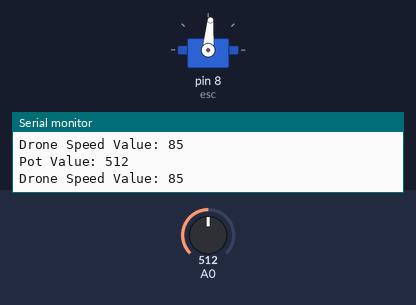
Bench run of a sketch on a simulated Arduino Uno, built with avr-gcc and run on an emulated ATmega328P. On the bench: servo, the last lines printed to the serial monitor. Inputs (shaded band) come from the test bench; at power-on: A0 = 512.

Above: at 1.7 s.
1.8 s: A0 set to 664
At 2.2 s:
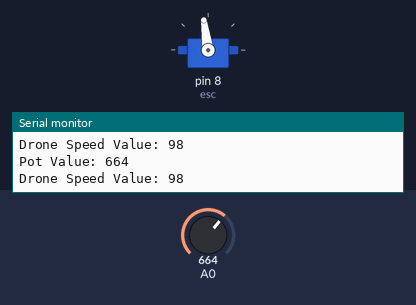
4.8 s: A0 set to 698
At 5.8 s:
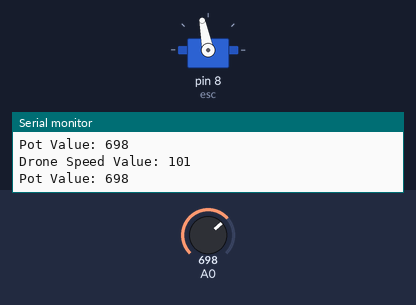
6.3 s: A0 set to 992
At 6.8 s:
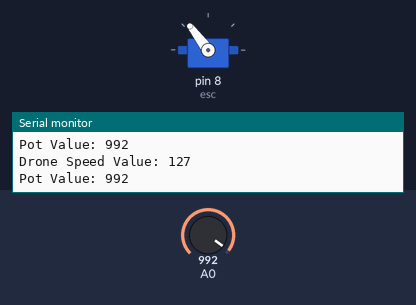
7.8 s: A0 set to 1015
At 9.1 s:
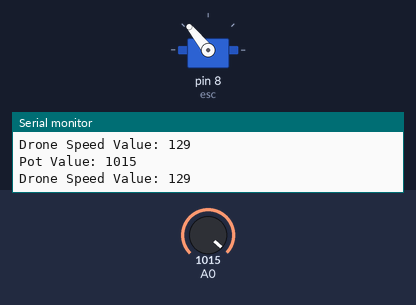
10.8 s: A0 set to 0
At 12.0 s:
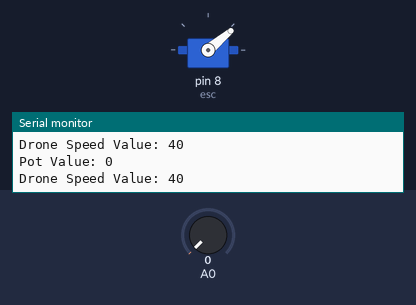
12.3 s: A0 set to 8
15.3 s: A0 set to 11
Timing chart, 0 to 18.3 s (numbered marks = the images above; inputs shaded):
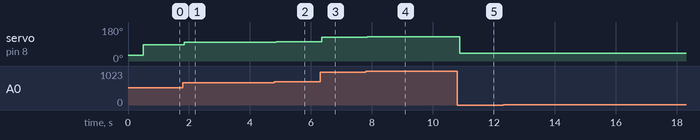

The sketch:

BLDC.ino
```cpp
#include<Servo.h>

Servo esc;
int val;

void setup() {
  pinMode(A0, INPUT);
  esc.attach(8);
  esc.write(30);
  delay(500);
  Serial.begin(9600);
}

void loop() {
  val = analogRead(A0);
  Serial.print("Pot Value: ");
  Serial.println(val);
  val=map(val, 0, 1023, 40, 130);
  Serial.print("Drone Speed Value: ");
  Serial.println(val);
  esc.write(val);
}
```

Measured:
- after the input at 1.8 s, servo on pin 8 (esc): 85° → 98° after 0.05 s
- after the input at 4.8 s, servo on pin 8 (esc): 98° → 101° after 0.06 s
- after the input at 6.3 s, servo on pin 8 (esc): 101° → 127° after 0.05 s
- after the input at 7.8 s, servo on pin 8 (esc): 127° → 129° after 0.05 s
- after the input at 10.8 s, servo on pin 8 (esc): 129° → 40° after 0.07 s
